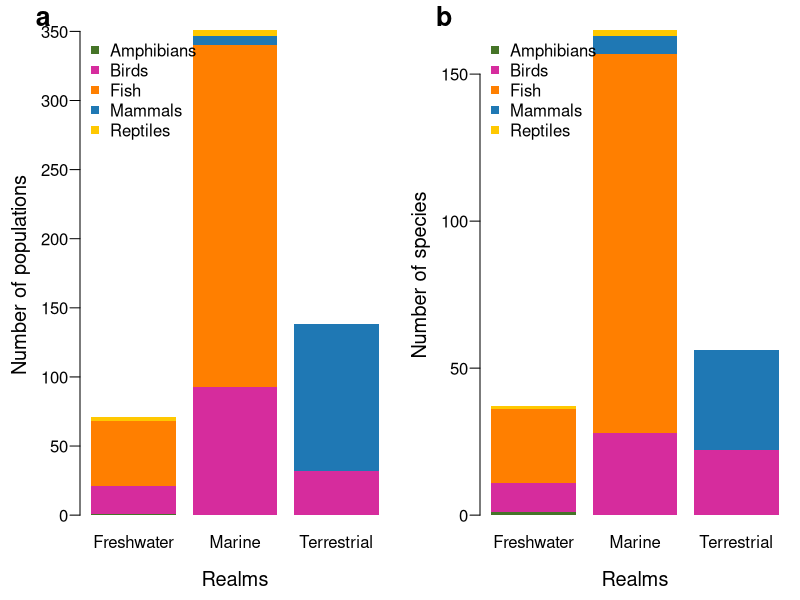

The R script that drew this image:
# Manually read in the number of populaiton time-series
pops <- c(47,20,0,3,1,0,32,106,0,0,247,93,7,4,0)

# Manually read in the number of species
sp <- c(25,10,0,1,1,0,22,34,0,0,129,28,6,2,0)

# Label the ecological realms and taxonomic classes
realms <- rep(c("Freshwater","Terrestrial","Marine"), each=5)
taxa <- rep(c("Fish","Birds","Mammals","Reptiles","Amphibians"),3)

# Define the colour ramp to coincide with the map in Figure 1
ramp <- c("#457428", "#d62c9d", "#ff7f00", "#1f78b4", "#ffc801")

# Make the plot
png(filename="Samples.png",width=28,height=14,units="cm",res=300)

par(mai=c(0.8,0.8,.3,.1))
par(mfrow=c(1,2))

### Number of populations (Panel A)
barplot(pops~taxa+realms,border=NA, cex.axis=1, cex.lab= 1.2, mgp=c(2.5,0.6,0), las=1,
        xlab="Realms", ylab="Number of populations", col=ramp)
legend("topleft",pch=15,col=ramp, c("Amphibians","Birds","Fish","Mammals","Reptiles"), bty="n")
mtext("a",cex=1.6, side = 3, adj = -0.15, line = 0,font=2)

### Number of species (Panel B)
barplot(sp~taxa+realms,border=NA, cex.axis=1, cex.lab= 1.2, mgp=c(2.5,0.6,0), las=1,
        xlab="Realms", ylab="Number of species", col=ramp)
legend("topleft",pch=15,col=ramp, c("Amphibians","Birds","Fish","Mammals","Reptiles"), bty="n")
mtext("b",cex=1.6, side = 3, adj = -0.15, line = 0,font=2)
dev.off()
